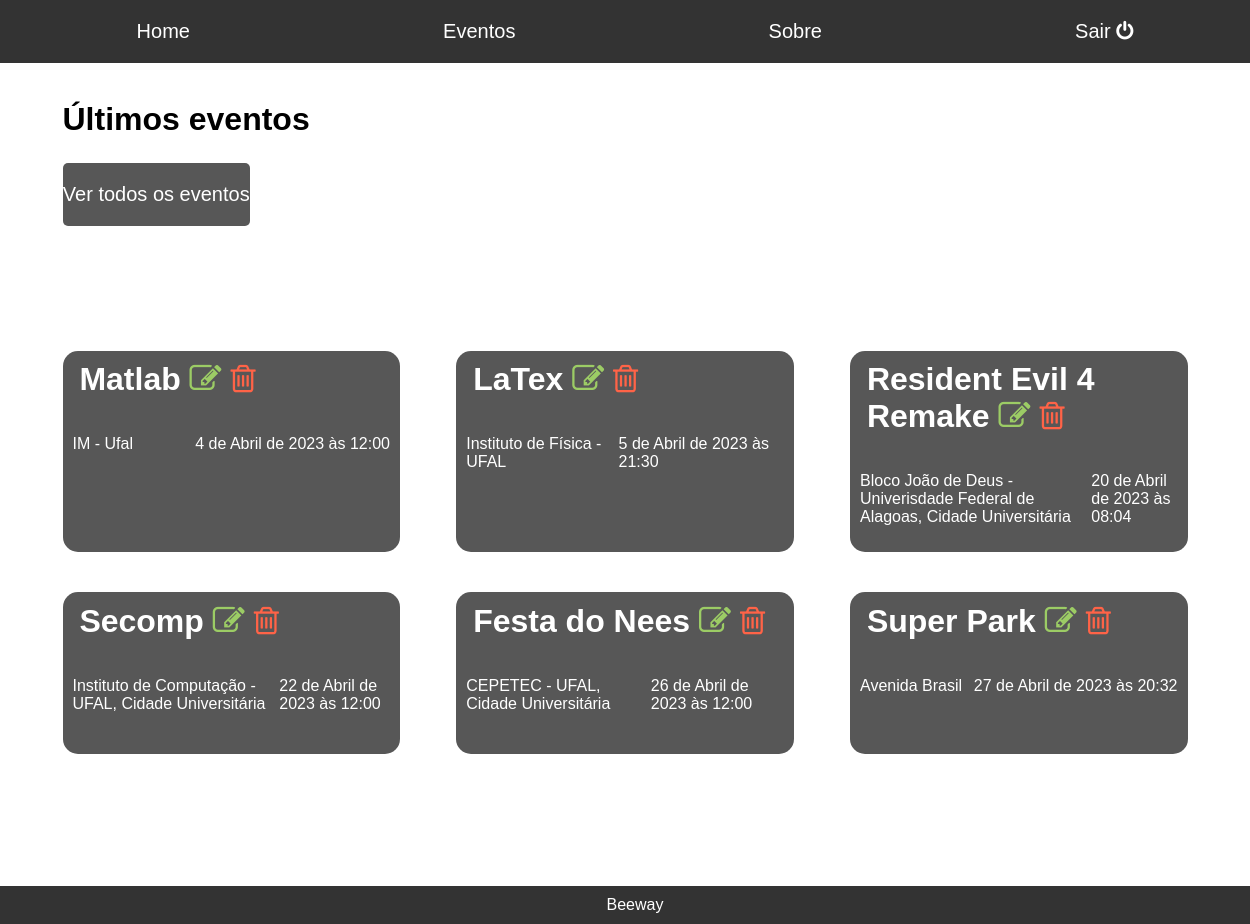
Page /administrador/home (signed in) on the committed database.
### administrador/models.py (models this page shows, shortened)
class Event(models.Model):
    titulo = models.CharField(max_length=50)
    local = models.CharField(max_length=150)
    data_e_hora = models.DateTimeField()
    descricao = models.TextField()
    contato = models.CharField(max_length=150)
    max_ingressos = models.PositiveSmallIntegerField()

### administrador/views.py (the view)
# urls.py: path('administrador/home', views.Home, name = 'adminhome'),
@user_passes_test(checagem_grupoadmin, login_url = '/accounts/login', redirect_field_name='')
def Home(request):
    eventos = Event.objects.order_by('data_e_hora')[:6]
    return (render(request, 'administrador/home.html', {'eventos': eventos}))

### administrador/views.py (called while the page is built)
def checagem_grupoadmin(user):
    group = Group.objects.get(name='Administrador')
    return group in user.groups.all()

### administrador/templates/administrador/home.html (shortened to what this page needs)
{% extends 'base-administrador.html' %}
{% load static %}
{% block head %}
	<link rel="stylesheet" type="text/css" href="{% static 'css/home.css' %}">
{% endblock %}
{% block content %}
	<h1>Últimos eventos</h1>
	<div class="container" id="todos">
		<a id="todos" href="todos.eventos">
			<p>Ver todos os eventos</p>
		</a>
	</div>
	<div id="ultimos" class="container">
		{% for eventos in eventos %}
		<div class="evento">
			<h1>
				<a style="text-decoration: none; color: #fff"href= "desc_evento/{{eventos.id}}">{{eventos.titulo}}</a>
				<a style="text-decoration: none; color: #9CCC65" href= "editar_evento/{{eventos.id}}"><i class="fa fa-pencil-square-o" aria-hidden="true"></i></a>
				<a style="text-decoration: none; color: #FF6347" href= "deletar_evento/{{eventos.id}}"><i class="fa fa-trash-o" aria-hidden="true"></i></a>
			</h1>
			<div class="container" id="info">
				<p>{{eventos.local}}</p>
				<p>{{eventos.data_e_hora}}</p>
			</div>
		</div>
		{% endfor %}
	</div>
{% endblock %}

### beeway/static/css/home.css (style rules this page uses)
* { font-family: Arial, Helvetica, sans-serif; }
h1 { margin-top: 3%; margin-left: 5%; }
.container#todos { background-color: #575757; display: flex; align-items: center; align-content: center; border-radius: 5px; margin-top: 2%; margin-left: 5%; width: 15%; height: 5%; }
a#todos { color: white; text-decoration: none; font-size: 20px; margin: 0px auto; }
.container#ultimos { display: grid; grid-template-columns: repeat(3, 1fr); grid-template-rows: repeat(2, 1fr); gap: 5%; row-gap: 10%; margin: 10% 5% 5% 5%; }
.evento { background-color: #575757; border-radius: 15px; width: auto; height: auto; color: white; display: block; }
.container#info { display: flex; justify-content: space-between; margin: 10px; }
html { height:100%; box-sizing: border-box; }
body { background-color: white; margin: 0; min-height: 100%; padding-bottom: 6.74rem; position: relative; box-sizing: inherit; }

### rows in the picture
Event: titulo "Matlab", local "IM - Ufal", data_e_hora "4 de Abril de 2023 às 12:00"
Event: titulo "LaTex", local "Instituto de Física - UFAL", data_e_hora "5 de Abril de 2023 às 21:30"
Event: titulo "Resident Evil 4 Remake", local "Bloco João de Deus - Univerisdade Federal de Alagoas, Cidade Universitária", data_e_hora "20 de Abril de 2023 às 08:04"
Event: titulo "Secomp", local "Instituto de Computação - UFAL, Cidade Universitária", data_e_hora "22 de Abril de 2023 às 12:00"
Event: titulo "Festa do Nees", local "CEPETEC - UFAL, Cidade Universitária", data_e_hora "26 de Abril de 2023 às 12:00"
Event: titulo "Super Park", local "Avenida Brasil", data_e_hora "27 de Abril de 2023 às 20:32"
